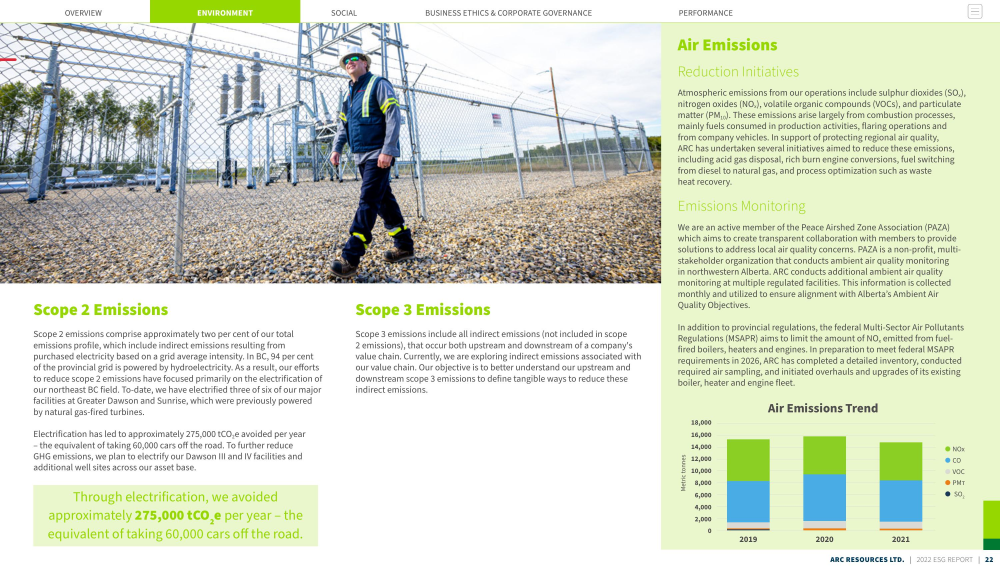
#> input picture Data_Pipeline/pages/1_ARC Resources Ltd.jpg, 3000 x 1700 px (shown at 1/3 size)
$ python -i crop_jpg.py   (imports and definitions only)   (older library calls are emulated)
#> lines starting #> are read from the running program, lines starting #| are printed output that depends on the picture; after the words box and inside, x2 and y2 are one past the last pixel; in counts of white or black regions, pixels touching at a corner belong together
#> further down, picture is the input picture: shape (1700, 3000, 3); mean B, G, R 203.1, 220.1, 213.4
import os
import re
import cv2
import numpy as np
import matplotlib.pyplot as plt
import pdf2image
import requests
import pandas as pd
from PIL import Image
from google.cloud import storage
from google.oauth2 import service_account


# firestore credentials
credentials = service_account.Credentials.from_service_account_file("capstone-adf24-95f58339fd01.json")
storage_client = storage.Client(credentials=credentials)
bucket = storage_client.bucket('capstone-adf24.appspot.com')

def plot(image,cmap=None):
    plt.figure(figsize=(15,15))
    plt.imshow(image,cmap=cmap)


def detect_box(image,line_min_width=15):
    '''
    Helper function for crop_image method
    '''
#> called with line_min_width = 15
    gray_scale=cv2.cvtColor(image,cv2.COLOR_BGR2GRAY)
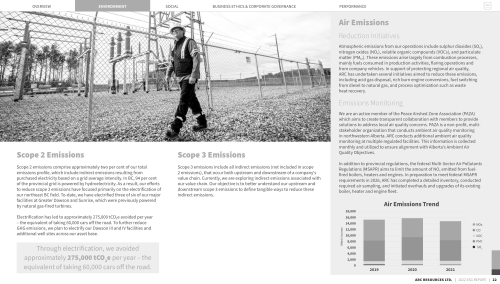
#> gray_scale: shape (1700, 3000) (shown at 1/6 size); min 0, max 255, mean 216.1
    th1,img_bin = cv2.threshold(gray_scale,150,225,cv2.THRESH_BINARY)
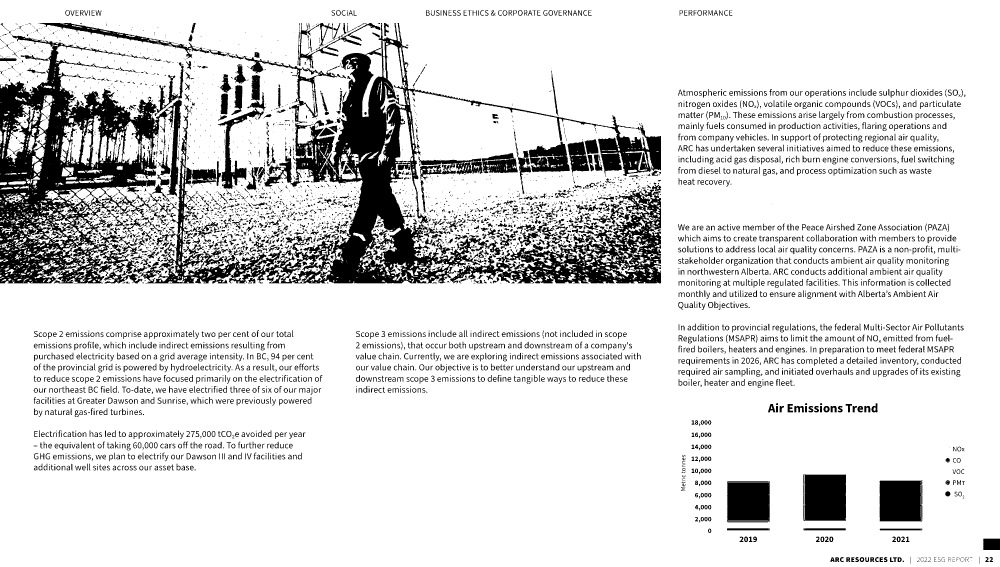
#> img_bin: shape (1700, 3000) (shown at 1/3 size); values 0 (black) and 225 (white), 85.4% white; 6077 black regions (2942 under 20 px), largest, box (x1, y1, x2, y2) and area: (413, 69, 1983, 850) 191079, (0, 106, 551, 850) 159328, (1350, 555, 1984, 850) 53023
    kernal6h = np.ones((1,line_min_width), np.uint8)
    kernal6v = np.ones((line_min_width,1), np.uint8)
    img_bin_h = cv2.morphologyEx(~img_bin, cv2.MORPH_OPEN, kernal6h)
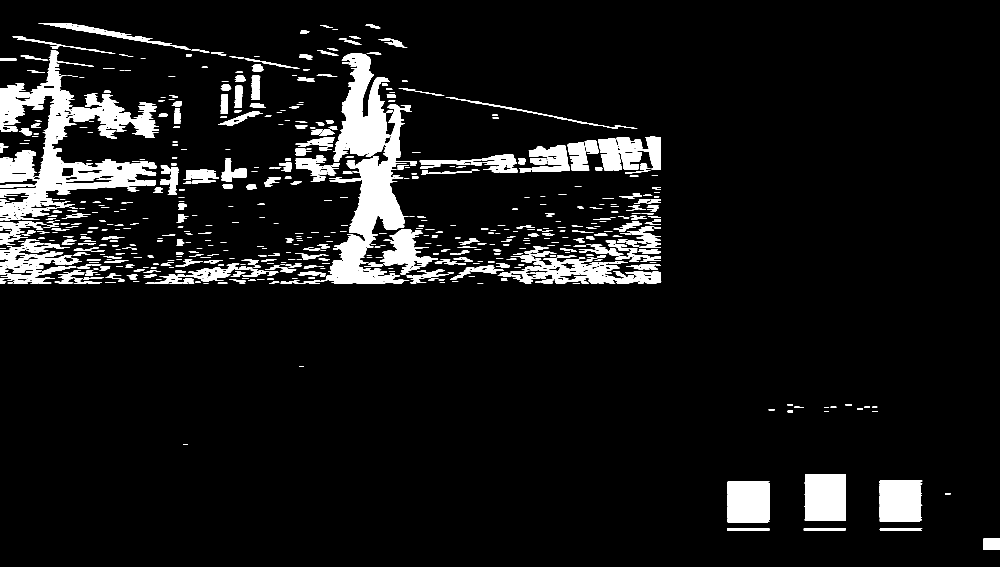
#> img_bin_h: shape (1700, 3000) (shown at 1/3 size); values 30 (black) and 255 (white), 7.4% white; 993 white regions (233 under 20 px), largest, box (x1, y1, x2, y2) and area: (0, 152, 469, 649) 52346, (977, 337, 1250, 850) 44763, (1000, 159, 1172, 472) 29499
    img_bin_v = cv2.morphologyEx(~img_bin, cv2.MORPH_OPEN, kernal6v)
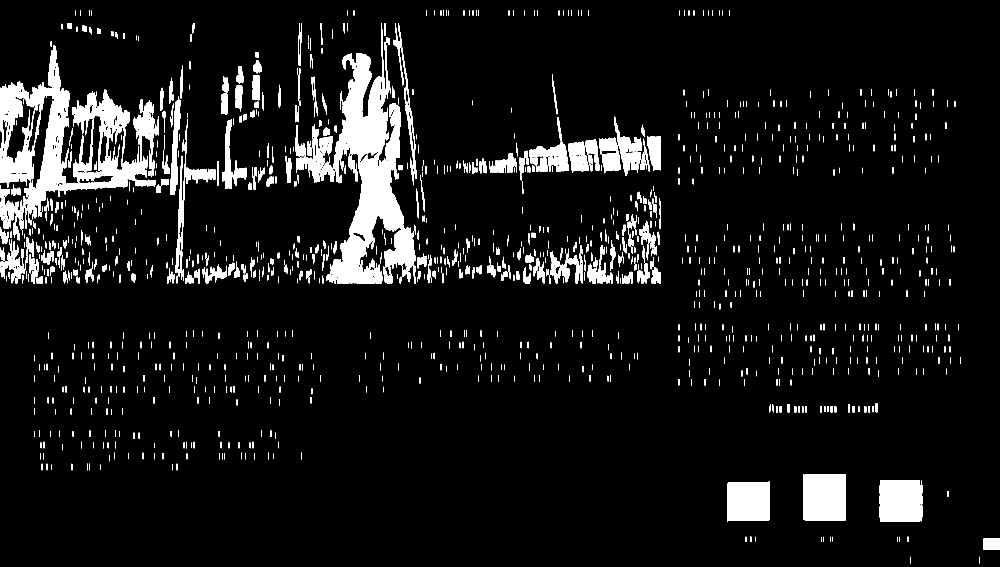
#> img_bin_v: shape (1700, 3000) (shown at 1/3 size); values 30 (black) and 255 (white), 7.4% white; 1536 white regions (287 under 20 px), largest, box (x1, y1, x2, y2) and area: (987, 123, 1247, 850) 82656, (0, 137, 463, 669) 74865, (2415, 1423, 2538, 1562) 16926
    img_bin_final=img_bin_h|img_bin_v
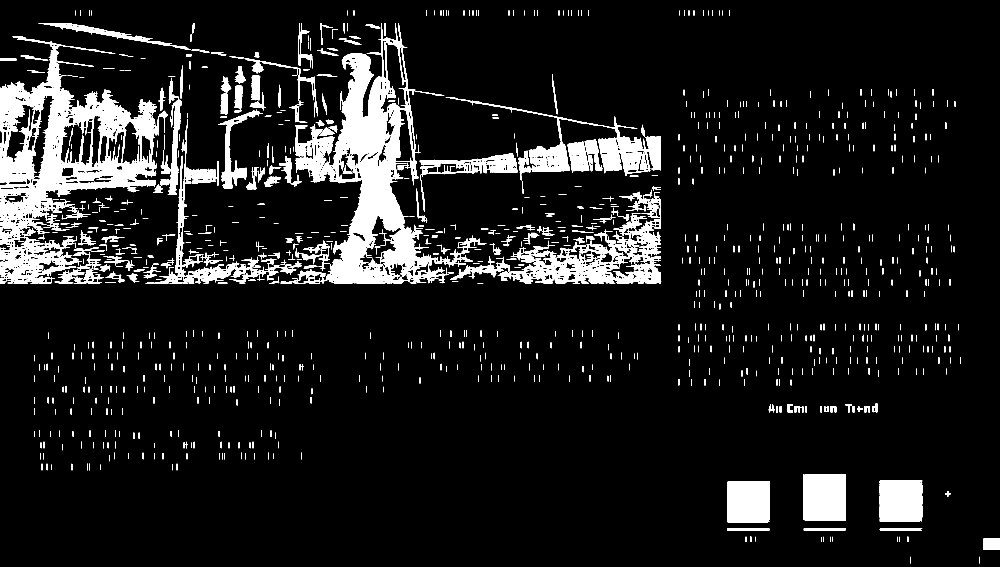
#> img_bin_final: shape (1700, 3000) (shown at 1/3 size); values 30 (black) and 255 (white), 9.3% white; 1102 white regions (172 under 20 px), largest, box (x1, y1, x2, y2) and area: (0, 109, 504, 850) 116073, (867, 69, 1460, 850) 114609, (1493, 575, 1984, 850) 36353
    final_kernel = np.ones((3,3), np.uint8)
    img_bin_final=cv2.dilate(img_bin_final,final_kernel,iterations=1)
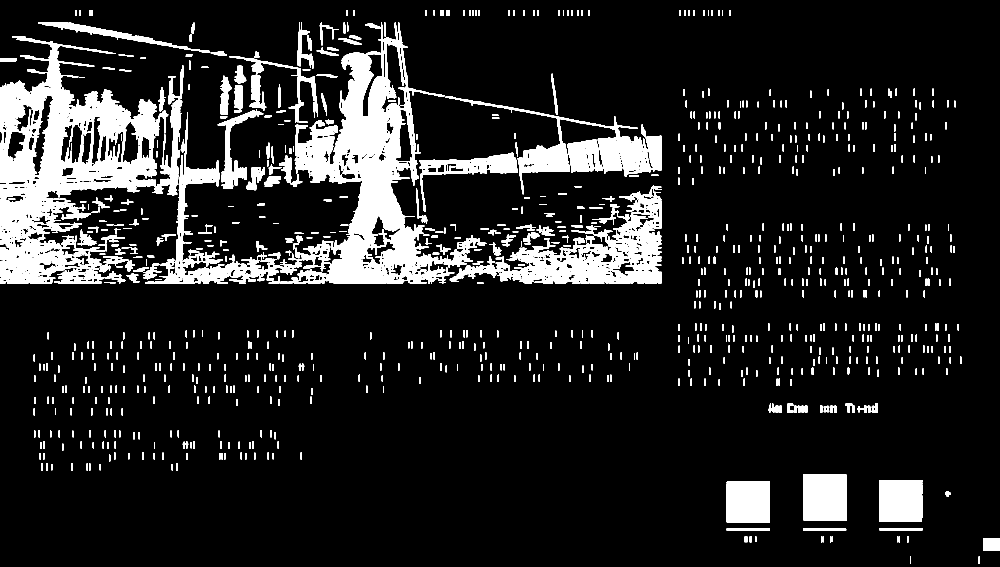
#> img_bin_final: shape (1700, 3000) (shown at 1/3 size); values 30 (black) and 255 (white), 12.2% white; 935 white regions, largest, box (x1, y1, x2, y2) and area: (0, 108, 505, 851) 152027, (840, 68, 1461, 851) 140829, (1492, 568, 1985, 851) 51487
    ret, labels, stats,centroids = cv2.connectedComponentsWithStats(~img_bin_final, connectivity=8, ltype=cv2.CV_32S)
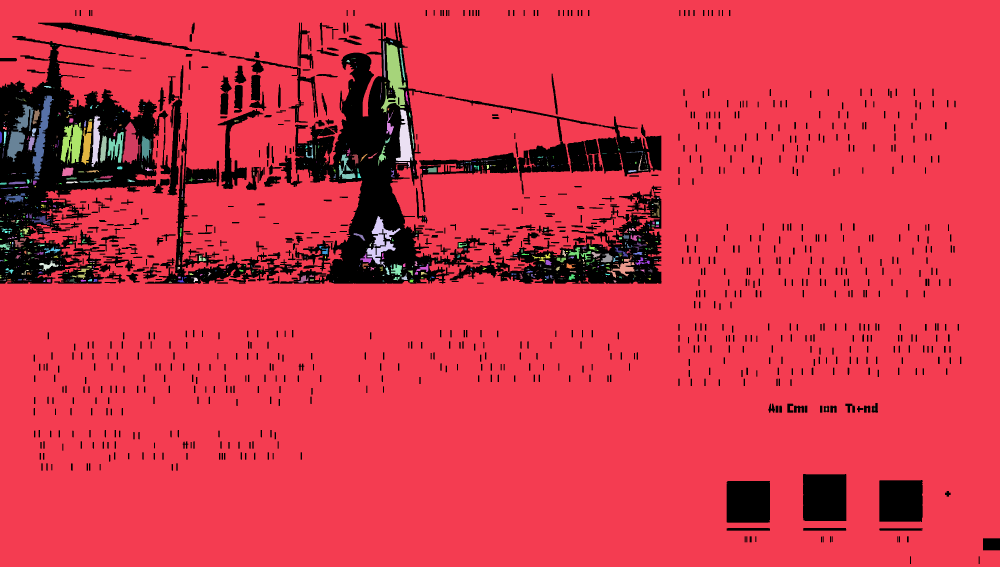
#> labels: shape (1700, 3000) int32 (shown at 1/3 size); 831 distinct labels, from 0 to 830; one colour per label, 0 black
#> ret = 831; stats = 831 rows, first 6: [0, 30, 3000, 1662, 623482], [0, 0, 3000, 1700, 4393930], [222, 77, 2, 1, 2], [233, 79, 1, 1, 1], [278, 87, 1, 1, 1], [311, 93, 5, 2, 6]; centroids = 831 pairs, first value 0.5 to 2623, second value 77 to 1227
    return stats,labels


# [66 lines left out: functions crop_image, crop_images, not called in this run]

>>> import cv2
>>> picture = cv2.imread('pages/1_ARC Resources Ltd.jpg')
>>> result = detect_box(picture)

$ run again, on Data_Pipeline/pages/1_Baytex Energy Corp.jpg
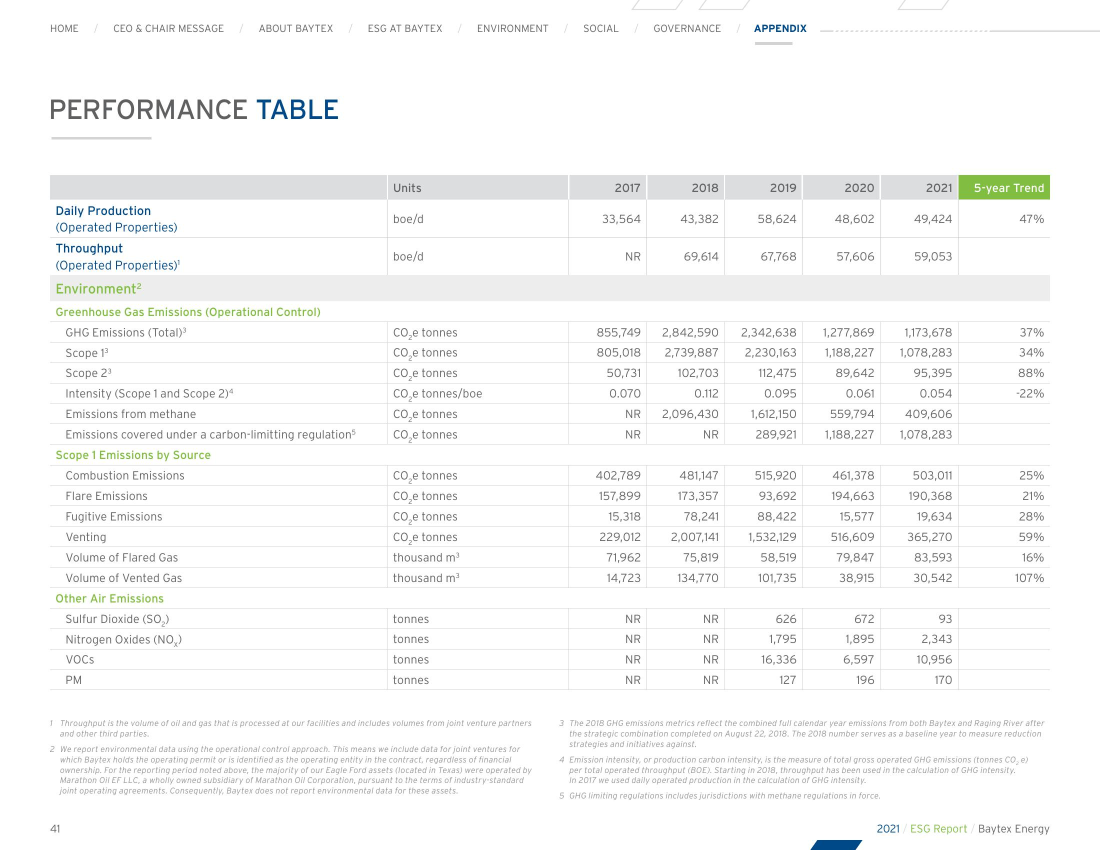
#> input picture Data_Pipeline/pages/1_Baytex Energy Corp.jpg, 2200 x 1700 px (shown at 1/2 size)
#> picture is the input picture: shape (1700, 2200, 3); mean B, G, R 248.2, 248.6, 248.1
#> in detect_box, `th1,img_bin = cv2.threshold(gray_scale,150,225,cv2.THRESH_BINARY)`:
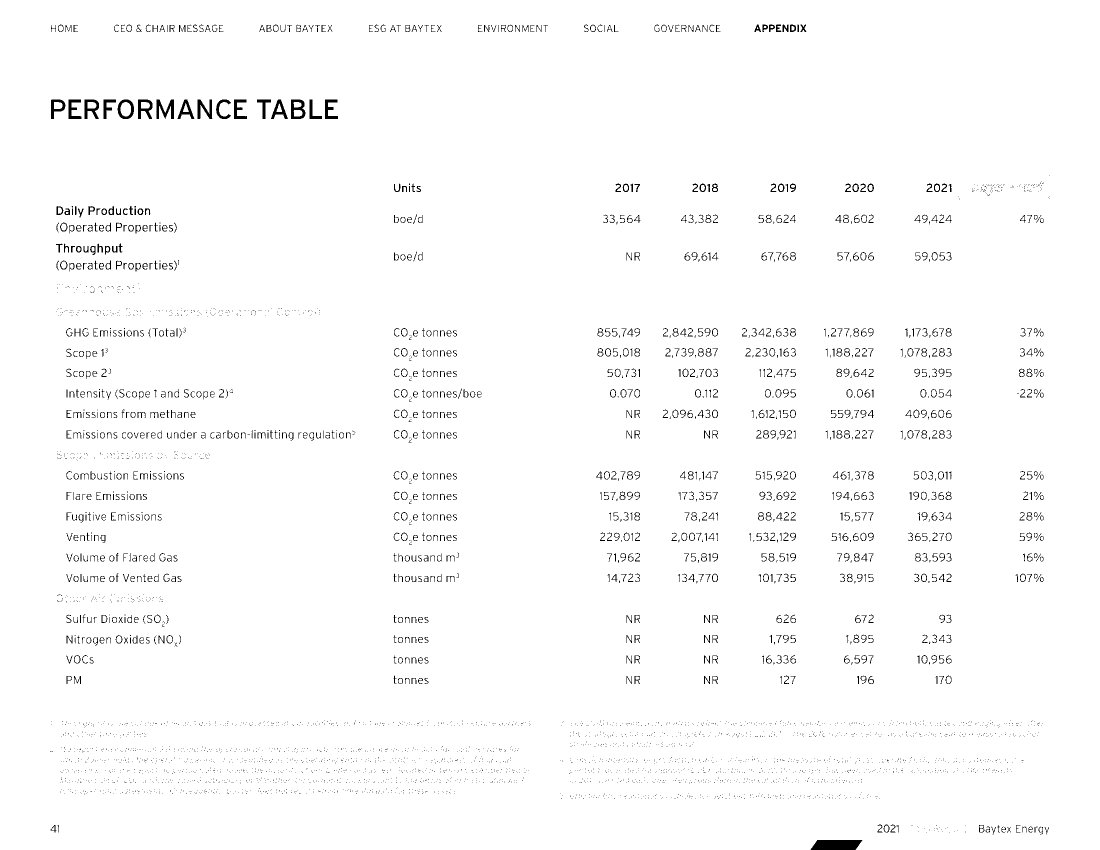
#> img_bin: shape (1700, 2200) (shown at 1/2 size); values 0 (black) and 225 (white), 98.2% white; black in thin lines or dots, all inside (x1, y1, x2, y2) = (101, 49, 2100, 1700)
#> img_bin_h: shape (1700, 2200); values 30 (black) and 255 (white), 0.14% white; 29 white regions, largest, box (x1, y1, x2, y2) and area: (1621, 1680, 1725, 1700) 1805, (514, 199, 542, 205) 168, (650, 232, 676, 238) 156
#> img_bin_v: shape (1700, 2200); values 30 (black) and 255 (white), 0.32% white; 289 white regions (167 under 20 px), largest, box (x1, y1, x2, y2) and area: (1626, 1680, 1715, 1700) 1713, (137, 199, 143, 238) 234, (169, 199, 175, 238) 234
#> in detect_box, `ret, labels, stats,centroids = cv2.connectedComponentsWithStats(~img_b..`:
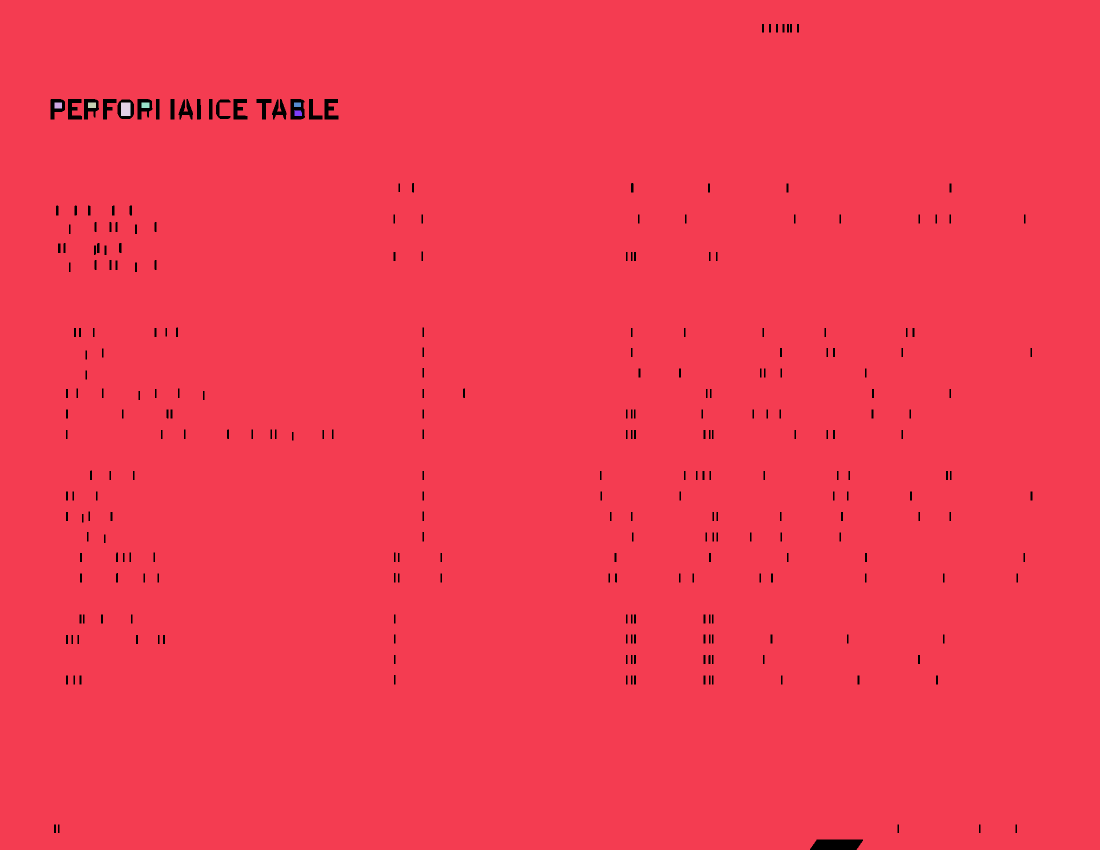
#> labels: shape (1700, 2200) int32 (shown at 1/2 size); 8 distinct labels, from 0 to 7; one colour per label, 0 black
#> ret = 8; stats = [[101, 48, 1964, 1652, 28144], [0, 0, 2200, 1700, 3710525], [109, 205, 15, 12, 180], [176, 205, 16, 11, 176], [242, 205, 19, 27, 513], [283, 205, 16, 11, 176], [588, 205, 14, 9, 126], [588, 221, 16, 11, 160]]; centroids = [[817.9, 700.5], [1101.9, 850.9], [116, 210.5], [183.5, 210], [251, 218], [290.5, 210], [594.5, 209], [595.7, 226.1]]

$ run again, on Data_Pipeline/pages/1_Beach Energy Limited.jpg
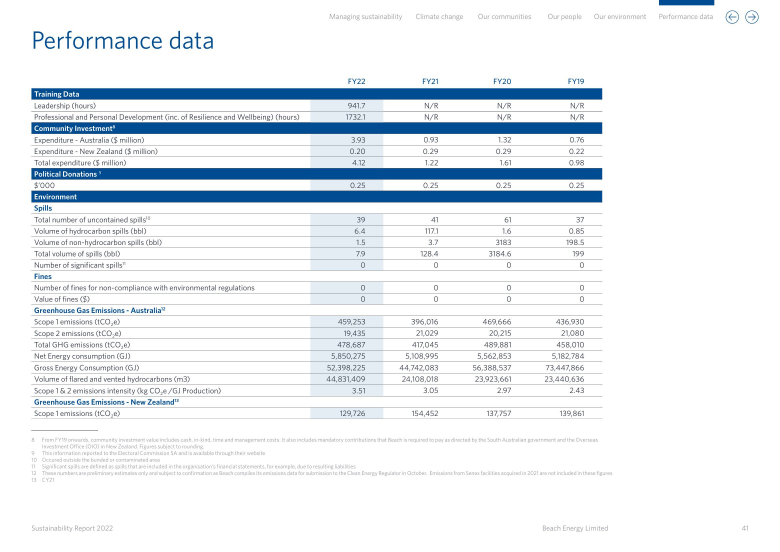
#> input picture Data_Pipeline/pages/1_Beach Energy Limited.jpg, 2339 x 1654 px (shown at 1/3 size)
#> picture is the input picture: shape (1654, 2339, 3); mean B, G, R 242.8, 238.2, 233.1
#> in detect_box, `th1,img_bin = cv2.threshold(gray_scale,150,225,cv2.THRESH_BINARY)`:
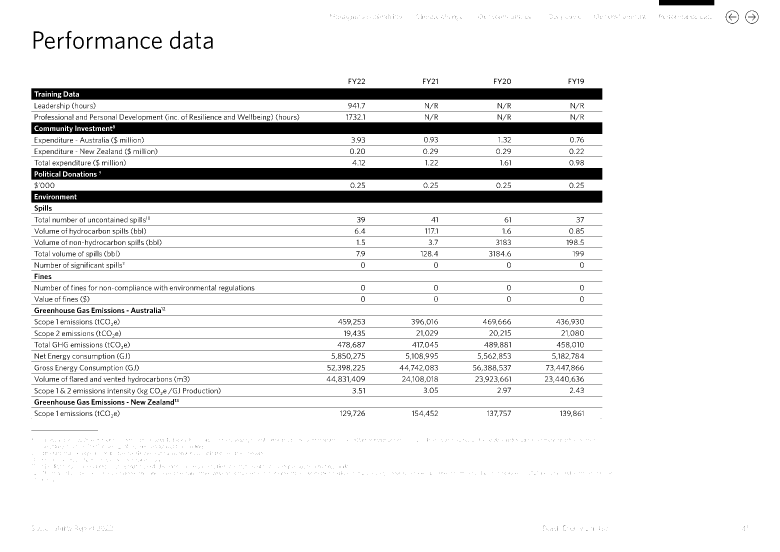
#> img_bin: shape (1654, 2339) (shown at 1/3 size); values 0 (black) and 225 (white), 91.4% white; 2656 black regions (1617 under 20 px), largest, box (x1, y1, x2, y2) and area: (94, 572, 1807, 608) 60852, (94, 504, 1807, 539) 58570, (94, 367, 1807, 402) 58490
#> img_bin_h: shape (1654, 2339); values 30 (black) and 255 (white), 7% white; 60 white regions (3 under 20 px), largest, box (x1, y1, x2, y2) and area: (94, 572, 1807, 608) 60079, (94, 504, 1807, 539) 57374, (94, 367, 1807, 402) 57036
#> img_bin_v: shape (1654, 2339); values 30 (black) and 255 (white), 6.2% white; 347 white regions (157 under 20 px), largest, box (x1, y1, x2, y2) and area: (228, 572, 1807, 608) 56800, (254, 504, 1807, 539) 53670, (236, 265, 1807, 299) 53396
#> in detect_box, `ret, labels, stats,centroids = cv2.connectedComponentsWithStats(~img_b..`:
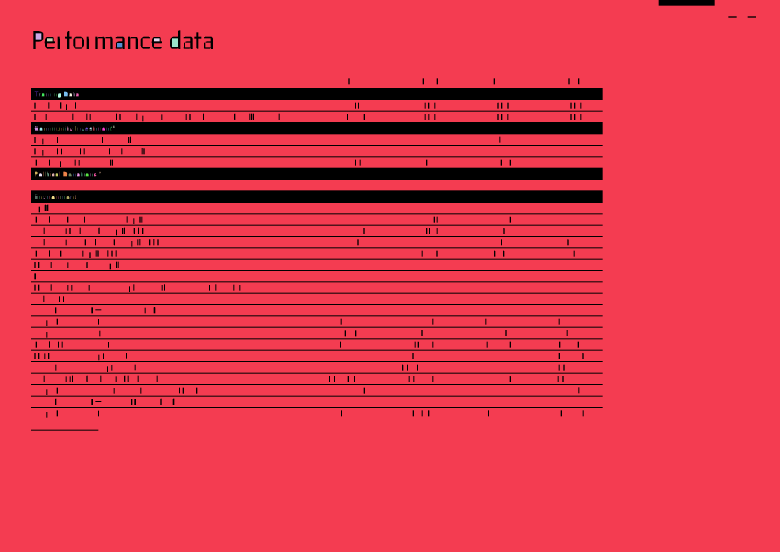
#> labels: shape (1654, 2339) int32 (shown at 1/3 size); 98 distinct labels, from 0 to 97; one colour per label, 0 black
#> ret = 98; stats = 98 rows, first 6: [93, 0, 2175, 1292, 387220], [0, 0, 2339, 1654, 3477825], [107, 100, 17, 19, 323], [141, 115, 17, 9, 153], [462, 115, 17, 9, 153], [516, 115, 18, 26, 468]; centroids = 98 pairs, first value 107.9 to 1195.5, second value 109 to 856.1
